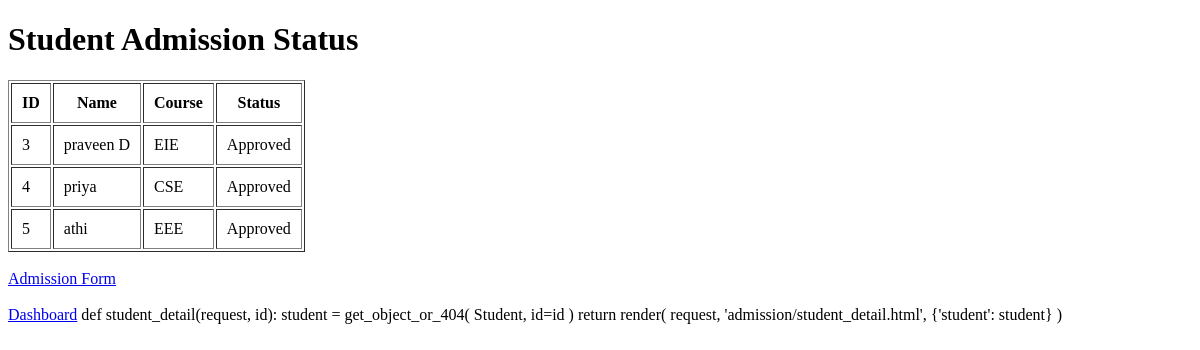
The page /check-status/ on the database as committed earlier.
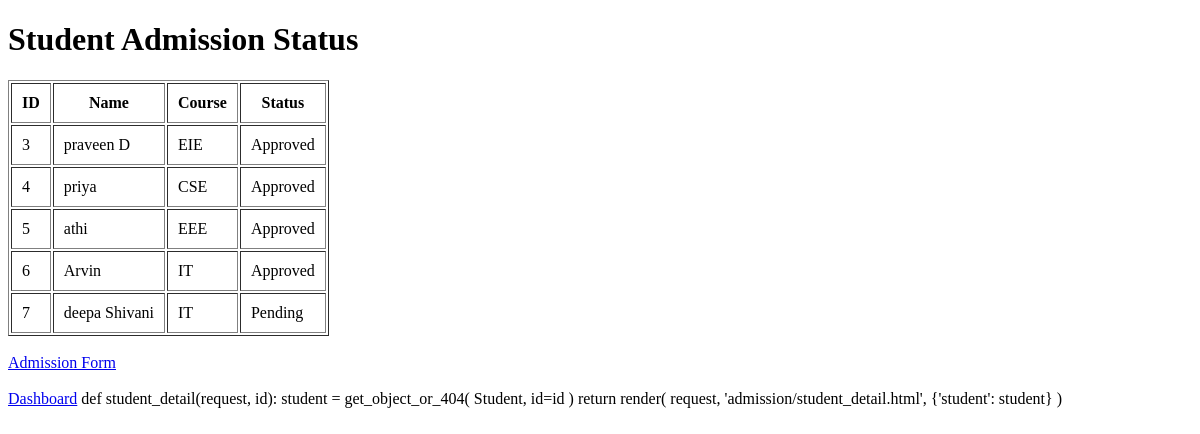
The same page on the database as committed later.
### admission/models.py (models this page shows, shortened)
class Student(models.Model):
    name = models.CharField(max_length=100)
    email = models.EmailField()
    phone = models.CharField(max_length=15)
    course = models.CharField(max_length=100)
    address = models.TextField()
    father_name = models.CharField(max_length=100)
    mother_name = models.CharField(max_length=100)
    dob = models.DateField()
    gender = models.CharField(max_length=20)
    marksheet = models.FileField(upload_to='marksheets/', null=True, blank=True)
    status = models.CharField(
        max_length=20,
        default="Pending"
    )
    fees_amount = models.DecimalField(
        max_digits=10,
        decimal_places=2,
        default=0
    )
    fees_paid = models.DecimalField(
        max_digits=10,
        decimal_places=2,
        default=0
    )

### admission/views.py (the view)
def check_status(request):
    students = Student.objects.all()
    return render(
        request,
        "admission/check_status.html",
        {"students": students},
    )

### admission/templates/admission/check_status.html (shortened to what this page needs)
<!DOCTYPE html>
<html>
<head>
</head>
<body>
    <h1>Student Admission Status</h1>
    <table border="1" cellpadding="10">
        <tr>
            <th>ID</th>
            <th>Name</th>
            <th>Course</th>
            <th>Status</th>
        </tr>
        {% for student in students %}
        <tr>
            <td>{{ student.id }}</td>
            <td>{{ student.name }}</td>
            <td>{{ student.course }}</td>
            <td>{{ student.status }}</td>
        </tr>
        {% empty %}
        <tr>
            <td colspan="4">No students found</td>
        </tr>
        {% endfor %}
    </table>
    <br>
    <a href="/">Admission Form</a>
    <br><br>
    <a href="/dashboard/">Dashboard</a>
</body>
</html>

Rows that differ between the two databases and show on the page:
added Student: id "6", name "Arvin", course "IT", status "Approved"
added Student: id "7", name "deepa Shivani", course "IT", status "Pending"
